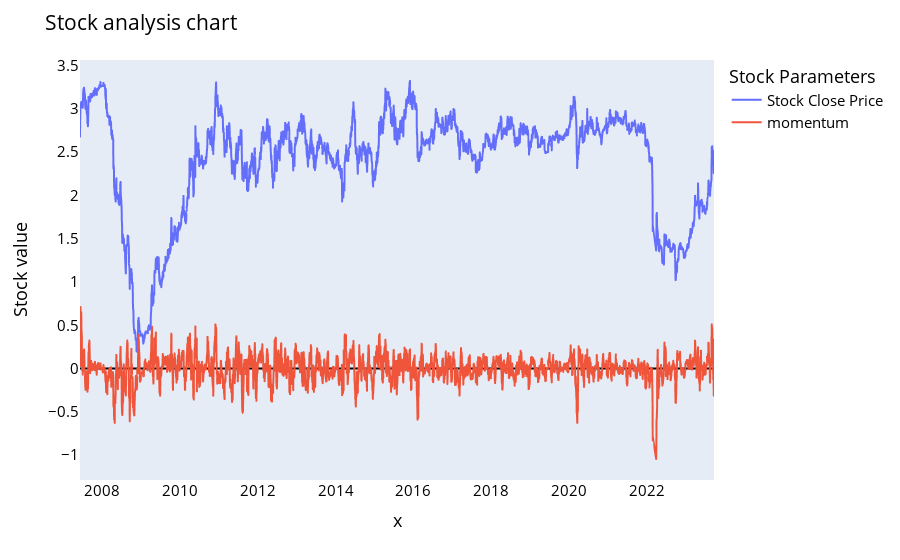

Notebook source saved alongside this figure:
### Markdown cell above
Если линия выше 0 - то тренд роста.
Если линия ниже 0 - то тренд падения.
Большой угол измения линии показывает силу тренда и локальную точку смены тренда.

### Code cell
df_cl = np.asarray(historical_prices['close'])
momentum = np.subtract(df_cl[10:], df_cl[:-10])
names = cycle(['Stock Close Price', 'momentum'])

fig = px.line(historical_prices, x=historical_prices.date[10:], y=[historical_prices['close'][10:],momentum],
             labels={'date': 'Date','value':'Stock value'})
fig.update_layout(title_text='Stock analysis chart', font_size=15, font_color='black',legend_title_text='Stock Parameters')
fig.for_each_trace(lambda t:  t.update(name = next(names)))
fig.update_xaxes(showgrid=False)
fig.update_yaxes(showgrid=False,zeroline=True, zerolinewidth=2, zerolinecolor='Black')

fig.show()

### Figure 1 — Plotly figure (JSON) as saved in the notebook; plotly's stock layout.template omitted (floating-point values rounded to 4 significant figures; data arrays with more than 128 entries replaced by an {"elided": "..."} marker saying what was removed)
{"data": [{"hovertemplate": "variable=wide_variable_0<br>x=%{x}<br>Stock value=%{y}<extra></extra>", "legendgroup": "wide_variable_0", "line": {"color": "#636efa", "dash": "solid"}, "marker": {"symbol": "circle"}, "mode": "lines", "name": "Stock Close Price", "showlegend": true, "type": "scattergl", "x": {"elided": "4067 str values"}, "xaxis": "x", "y": {"elided": "4067 float values"}, "yaxis": "y"}, {"hovertemplate": "variable=wide_variable_1<br>x=%{x}<br>Stock value=%{y}<extra></extra>", "legendgroup": "wide_variable_1", "line": {"color": "#EF553B", "dash": "solid"}, "marker": {"symbol": "circle"}, "mode": "lines", "name": "momentum", "showlegend": true, "type": "scattergl", "x": {"elided": "4067 str values"}, "xaxis": "x", "y": {"elided": "4067 float values"}, "yaxis": "y"}], "layout": {"font": {"color": "black", "size": 15}, "legend": {"title": {"text": "Stock Parameters"}, "tracegroupgap": 0}, "margin": {"t": 60}, "title": {"text": "Stock analysis chart"}, "xaxis": {"anchor": "y", "domain": [0, 1], "showgrid": false, "title": {"text": "x"}}, "yaxis": {"anchor": "x", "domain": [0, 1], "showgrid": false, "title": {"text": "Stock value"}, "zeroline": true, "zerolinecolor": "Black", "zerolinewidth": 2}}}
